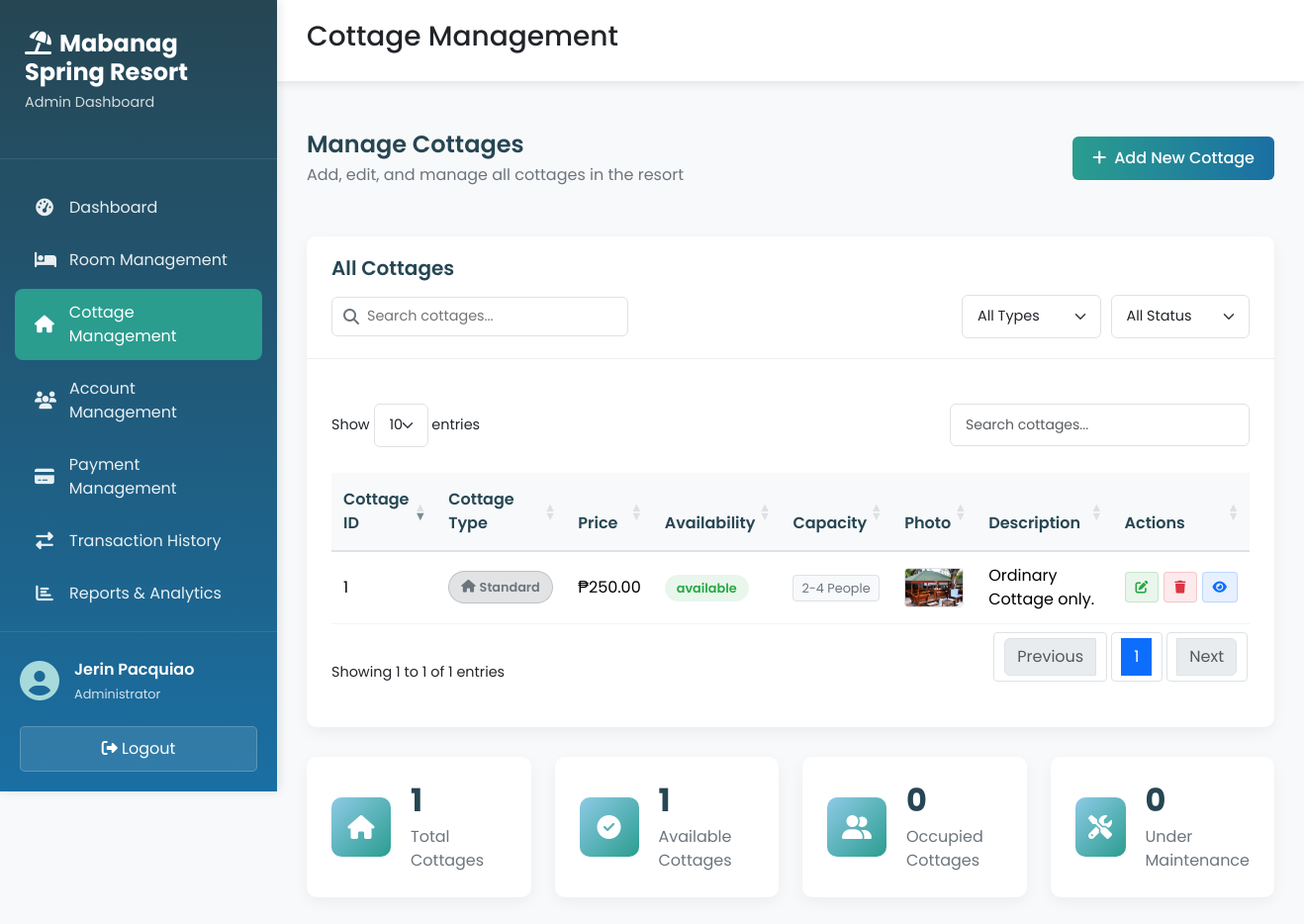
Page /admin/cottage.php (signed in) on the committed database.
### tables this page shows
CREATE TABLE `cottage` (
  `cottage_id` int(11) NOT NULL,
  `cottage_type` varchar(50) NOT NULL,
  `cottage_price` decimal(10,2) NOT NULL,
  `cottage_availability` enum('available','unavailable') NOT NULL DEFAULT 'available',
  `photo` varchar(100) NOT NULL,
  `cottage_description` text DEFAULT NULL
);

### admin/name.php (called while the page is built)
<?php
require 'connect.php';
$admin_id = $_SESSION['admin_id'];
$query = $conn->query("SELECT * FROM `admin` WHERE `admin_id` = '$admin_id'")
         or die(mysqli_error($conn));
$fetch = $query->fetch_assoc();
$name  = $fetch['name'];
?>

### admin/cottage.php (the view, shortened to what this page needs)
<!DOCTYPE html>
<?php
    require_once 'name.php';
    require_once 'connect.php';
?>
<html lang="en">
<head>
    <link href="https://cdn.jsdelivr.net/npm/bootstrap@5.3.8/dist/css/bootstrap.min.css" rel="stylesheet"
>
    <link rel="stylesheet" href="https://cdnjs.cloudflare.com/ajax/libs/font-awesome/6.4.0/css/all.min.css">
    <link rel="stylesheet" href="https://cdn.datatables.net/1.13.6/css/dataTables.bootstrap5.min.css">
    <link rel="stylesheet" href="../css/admin_style.css">
    <link rel="stylesheet" href="../css/cottage_style.css">
</head>
<body data-alert-type="<?php echo isset($_SESSION['alert_type']) ? $_SESSION['alert_type'] : ''; ?>"
      data-alert-title="<?php echo isset($_SESSION['alert_title']) ? $_SESSION['alert_title'] : ''; ?>"
      data-alert-message="<?php echo isset($_SESSION['alert_message']) ? htmlspecialchars($_SESSION['alert_message']) : ''; ?>">
    <div class="dashboard-container">
        <div class="sidebar">
            <div class="sidebar-header">
                <h2><i class="fas fa-umbrella-beach me-2"></i>Mabanag Spring Resort</h2>
                <p>Admin Dashboard</p>
            </div>
            <ul class="sidebar-menu">
                <li class="menu-item">
                    <a href="home.php">
                        <i class="fas fa-tachometer-alt"></i>
                        <span>Dashboard</span>
                    </a>
                </li>
                <li class="menu-item">
                    <a href="room.php">
                        <i class="fas fa-bed"></i>
                        <span>Room Management</span>
                    </a>
                </li>
                <li class="menu-item active">
                    <a href="cottage.php">
                        <i class="fas fa-home"></i>
                        <span>Cottage Management</span>
                    </a>
                </li>
                <li class="menu-item">
                    <a href="account.php">
                        <i class="fas fa-users"></i>
                        <span>Account Management</span>
                    </a>
                </li>
                <li class="menu-item">
                    <a href="payment.php">
                        <i class="fas fa-credit-card"></i>
                        <span>Payment Management</span>
                    </a>
                </li>
                <li class="menu-item">
                    <a href="transaction.php">
                        <i class="fas fa-exchange-alt"></i>
                        <span>Transaction History</span>
                    </a>
                </li>
                <li class="menu-item">
                    <a href="reports.php">
                        <i class="fas fa-chart-bar"></i>
                        <span>Reports & Analytics</span>
                    </a>
                </li>
            </ul>
            <div class="sidebar-footer">
                <div class="user-info">
                    <div class="user-avatar">
                        <i class="fas fa-user-circle"></i>
                    </div>
                    <div class="user-details">
                        <span class="user-name"><?php echo $name; ?></span>
                        <span class="user-role">Administrator</span>
                    </div>
                </div>
                <a href="logout.php" id=logoutBtn class="btn btn-logout">
                    <i class="fas fa-sign-out-alt"></i> Logout
                </a>
            </div>
        </div>
        <div class="main-content">
            <nav class="top-nav">
                <div class="nav-left">
                    <h3>Cottage Management</h3>
                </div>
            </nav>
            <div class="content-area">
                <div class="page-header">
                    <div class="header-info">
                        <h4>Manage Cottages</h4>
                        <p>Add, edit, and manage all cottages in the resort</p>
                    </div>
                    <button class="btn btn-primary" data-bs-toggle="modal" data-bs-target="#addCottageModal">
                        <i class="fas fa-plus me-2"></i>Add New Cottage
                    </button>
                </div>
                <div class="card">
                    <div class="card-header">
                        <h5>All Cottages</h5>
                        <div class="table-controls">
                            <div class="search-box">
                                <i class="fas fa-search"></i>
                                <input type="text" id="searchInput" placeholder="Search cottages...">
                            </div>
                            <div class="filter-controls">
                                <select id="typeFilter" class="form-select">
                                    <option value="">All Types</option>
                                </select>
                                <select id="availabilityFilter" class="form-select">
                                    <option value="">All Status</option>
                                </select>
                            </div>
                        </div>
                    </div>
                    <div class="card-body">
                        <div class="table-responsive">
                            <table id="cottagesTable" class="table table-hover">
                                <thead>
                                    <tr>
                                        <th>Cottage ID</th>
                                        <th>Cottage Type</th>
                                        <th>Price</th>
                                        <th>Availability</th>
                                        <th>Capacity</th>
                                        <th>Photo</th>
                                        <th>Description</th>
                                        <th>Actions</th>
                                    </tr>
                                </thead>
                                <tbody>
                                    <?php
                                        $query = $conn->query("SELECT * FROM `cottage` ORDER BY `cottage_id` DESC") or die(mysqli_error());
                                        while ($fetch = $query->fetch_array()) {
                                            $capacity = '';
                                            switch ($fetch['cottage_type']) {
                                                default:
                                                    $capacity = '2-4 People';
                                            }
                                        ?>
                                    <tr>
                                        <td><?php echo $fetch['cottage_id'] ?></td>
                                        <td>
                                            <span class="cottage-type-badge cottage-type-<?php echo strtolower(str_replace(' ', '-', $fetch['cottage_type'])) ?>">
                                                <i class="fas fa-home me-1"></i><?php echo $fetch['cottage_type'] ?>
                                            </span>
                                        </td>
                                        <td>₱<?php echo $fetch['cottage_price'] ?></td>
                                        <td>
                                            <span class="availability-badge availability-<?php echo strtolower($fetch['cottage_availability']) ?>">
                                                <?php echo $fetch['cottage_availability'] ?>
                                            </span>
                                        </td>
                                        <td>
                                            <span class="capacity-badge"><?php echo $capacity ?></span>
                                        </td>
                                        <td>
                                            <?php if (! empty($fetch['photo'])): ?>
                                                <img src="../photos/<?php echo $fetch['photo'] ?>" alt="Cottage Photo" class="cottage-thumbnail">
                                            <?php else: ?>
                                                <div class="no-photo">No Image</div>
                                            <?php endif; ?>
                                        </td>
                                        <td><?php echo $fetch['cottage_description'] ?></td>
                                        <td>
                                            <div class="action-buttons">
                                                <button class="btn btn-sm btn-edit" data-bs-toggle="modal" data-bs-target="#editCottageModal"
                                                    data-id="<?php echo $fetch['cottage_id'] ?>"
                                                    data-type="<?php echo $fetch['cottage_type'] ?>"
                                                    data-price="<?php echo $fetch['cottage_price'] ?>"
                                                    data-availability="<?php echo $fetch['cottage_availability'] ?>"
                                                    data-description="<?php echo htmlspecialchars($fetch['cottage_description'], ENT_QUOTES); ?>"
                                                    data-photo="<?php echo $fetch['photo'] ?>">
                                                    <i class="fas fa-edit"></i>
                                                </button>
                                                <button class="btn btn-sm btn-delete"
                                                    data-id="<?php echo $fetch['cottage_id'] ?>"
                                                    data-type="<?php echo $fetch['cottage_type'] ?>">
                                                    <i class="fas fa-trash"></i>
                                                </button>
                                                <button class="btn btn-sm btn-view" data-bs-toggle="modal" data-bs-target="#viewCottageModal"
                                                    data-id="<?php echo $fetch['cottage_id'] ?>"
                                                    data-type="<?php echo $fetch['cottage_type'] ?>"
                                                    data-price="<?php echo $fetch['cottage_price'] ?>"
                                                    data-availability="<?php echo $fetch['cottage_availability'] ?>"
                                                    data-description="<?php echo htmlspecialchars($fetch['cottage_description'], ENT_QUOTES); ?>"
                                                    data-photo="<?php echo $fetch['photo'] ?>"
                                                    data-capacity="<?php echo $capacity ?>">
                                                    <i class="fas fa-eye"></i>
                                                </button>
                                            </div>
                                        </td>
                                    </tr>
                                    <?php
                                        }
                                    ?>
                                </tbody>
                            </table>
                        </div>
                    </div>
                </div>
                <div class="row stats-row">
                    <div class="col-xl-3 col-md-6 mb-4">
                        <div class="stat-card">
                            <div class="stat-icon">
                                <i class="fas fa-home"></i>
                            </div>
                            <div class="stat-info">
                                <h3>
                                    <?php
                                        $total_cottages = $conn->query("SELECT COUNT(*) as total FROM `cottage`")->fetch_array();
                                        echo $total_cottages['total'];
                                    ?>
                                </h3>
                                <p>Total Cottages</p>
                            </div>
                        </div>
                    </div>
                    <div class="col-xl-3 col-md-6 mb-4">
                        <div class="stat-card">
                            <div class="stat-icon">
                                <i class="fas fa-check-circle"></i>
                            </div>
                            <div class="stat-info">
                                <h3>
                                    <?php
                                        $available_cottages = $conn->query("SELECT COUNT(*) as available FROM `cottage` WHERE `cottage_availability` = 'Available'")->fetch_array();
                                        echo $available_cottages['available'];
                                    ?>
                                </h3>
                                <p>Available Cottages</p>
                            </div>
                        </div>
                    </div>
                    <div class="col-xl-3 col-md-6 mb-4">
                        <div class="stat-card">
                            <div class="stat-icon">
                                <i class="fas fa-user-friends"></i>
                            </div>
                            <div class="stat-info">
                                <h3>
                                    <?php
                                        $occupied_cottages = $conn->query("SELECT COUNT(*) as occupied FROM `cottage` WHERE `cottage_availability` = 'Occupied'")->fetch_array();
                                        echo $occupied_cottages['occupied'];
                                    ?>
                                </h3>
                                <p>Occupied Cottages</p>
                            </div>
                        </div>
                    </div>
                    <div class="col-xl-3 col-md-6 mb-4">
                        <div class="stat-card">
                            <div class="stat-icon">
                                <i class="fas fa-tools"></i>
                            </div>
                            <div class="stat-info">
                                <h3>
                                    <?php
                                        $maintenance_cottages = $conn->query("SELECT COUNT(*) as maintenance FROM `cottage` WHERE `cottage_availability` = 'Maintenance'")->fetch_array();
                                        echo $maintenance_cottages['maintenance'];
                                    ?>
                                </h3>
                                <p>Under Maintenance</p>
                            </div>
                        </div>
                    </div>
                </div>
            </div>
        </div>
    </div>
</body>
</html>

### rows in the picture
cottage: cottage_id "1", cottage_type "Standard", cottage_price "250.00", cottage_availability "available", cottage_type "2-4 People", photo (picture), cottage_description "Ordinary Cottage only."

### other values in the picture
$name "Jerin Pacquiao"
$total_cottages['total'] "1"
$available_cottages['available'] "1"
$occupied_cottages['occupied'] "0"
$maintenance_cottages['maintenance'] "0"
